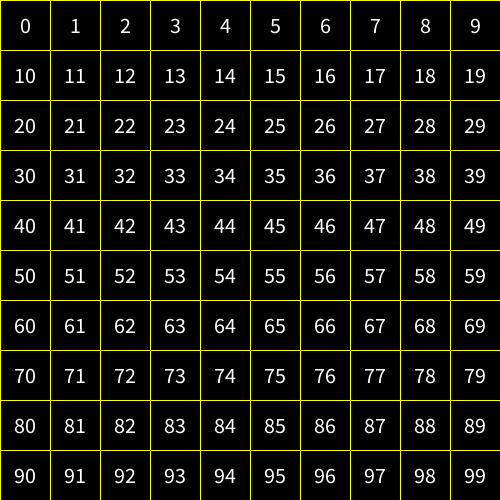
Frame 1 (no input)
Frame 60 (the mouse pressed at the canvas centre just before this capture): identical to frame 1, image omitted
Frame 120 (the mouse held since frame 60 and released just before this capture): identical to frame 1, image omitted

The Processing sketch that drew this single still picture (run headless with seeded random() and noise(); from frame 60 on, the mouse is pressed at the canvas centre):

// Processing sketch: grillaConSerieNumerica
// ── grillaConSerieNumerica.pde
int cant = 10; // cantidad de filas y columnas
int tam;
int [][] num = new int[cant][cant];
void setup() {
  size(500, 500);
  textSize(22);
  textAlign(CENTER, CENTER);
  tam = width/cant;
  for (int i=0; i<cant; i++) {
    for (int j=0; j<cant; j++) {
      int serie = j*cant+i; // analicen esta relación entre índices y cantidad
      num[i][j] = serie;
    }
  }
}
void draw() {
  background(0);
  for (int i=0; i<cant; i++) {
    for (int j=0; j<cant; j++) {
      noFill();
      stroke(255, 255, 0);
      rect(i*tam, j*tam, tam, tam);
      text(num[i][j], i*tam+tam/2, j*tam+tam/2);
    }
  }
}
void mousePressed() {
  for (int i=0; i<cant; i++) {
    for (int j=0; j<cant; j++) {
      if (presionado(i, j, tam)) {
        num[i][j] = num[i][j]*2;
      }
    }
  }
}
boolean presionado(int x, int y, int pochoclo) {
  if (mouseX>x*pochoclo && mouseX<x*pochoclo+pochoclo && mouseY>y*pochoclo && mouseY<y*pochoclo+pochoclo) {
    return true;
  } else {
    return false;
  }
}
